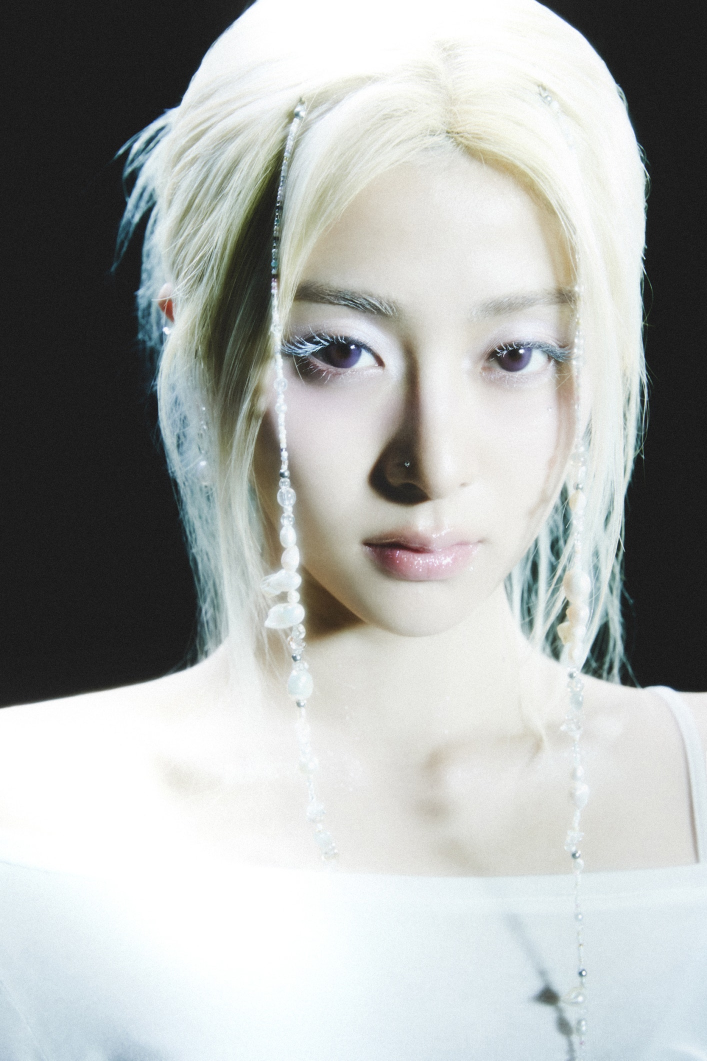
#> input picture BLEACHED-AURA/BLEACHED AURA YUNJIN (4).jpeg, 1414 x 2121 px (shown at 1/2 size)
$ python build_bleached_aura.py
#> lines starting #> are read from the running program, lines starting #| are printed output that depends on the picture; after the words box and inside, x2 and y2 are one past the last pixel; in counts of white or black regions, pixels touching at a corner belong together
"""Rebuild BLEACHED-AURA layers and eight previews from the owner's photographs."""
from pathlib import Path
import numpy as np
from PIL import Image, ImageFilter, ImageDraw
from scipy.ndimage import binary_fill_holes, gaussian_filter, label

root=Path(__file__).resolve().parents[1]/'BLEACHED-AURA'
out=root/'assets';out.mkdir(exist_ok=True)
source=Image.open(root/'BLEACHED AURA YUNJIN (4).jpeg').convert('RGB')
#> source is the input picture: PIL image 1414x2121 RGB; mean R, G, B 171.7, 174.6, 172.8
a=np.asarray(source,dtype=np.float32)
# The photographer's near-black studio is distinct from the white hair, skin,
# and clothing. Select the central connected subject and fill dark eye/detail holes.
luma=a.mean(2)
mask=luma>41
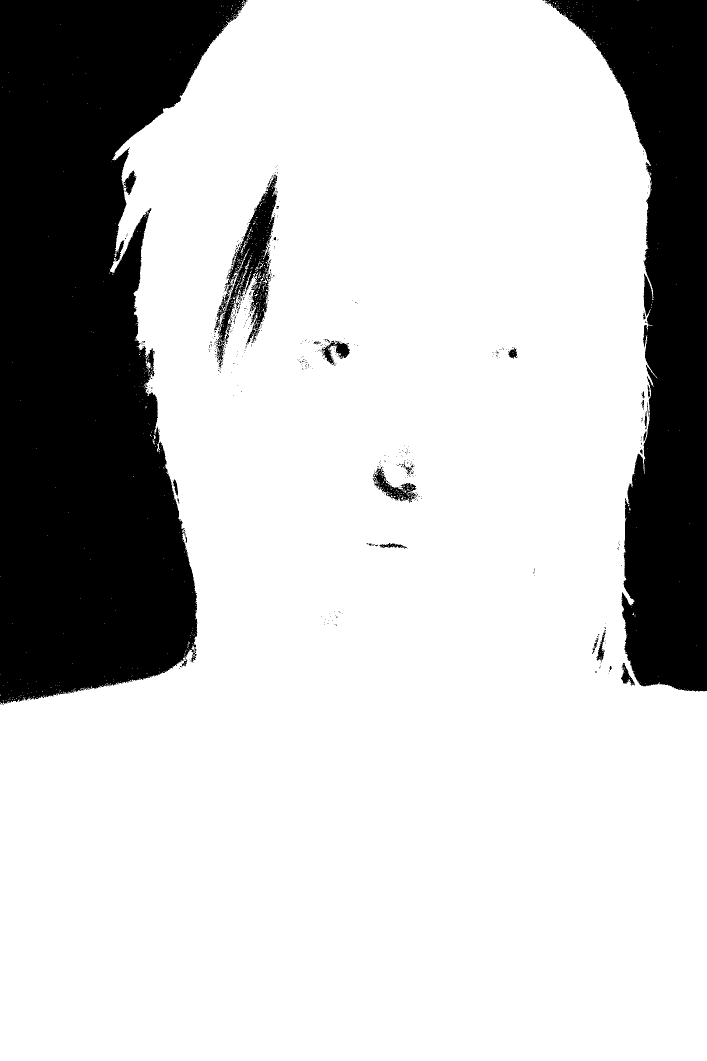
#> mask: shape (2121, 1414) bool (shown at 1/2 size); 77.2% white; 515 black regions (482 under 20 px), largest, box (x1, y1, x2, y2) and area: (0, 0, 494, 1409) 455231, (1090, 0, 1414, 1383) 206272, (428, 349, 555, 736) 13905
regions,n=label(mask)
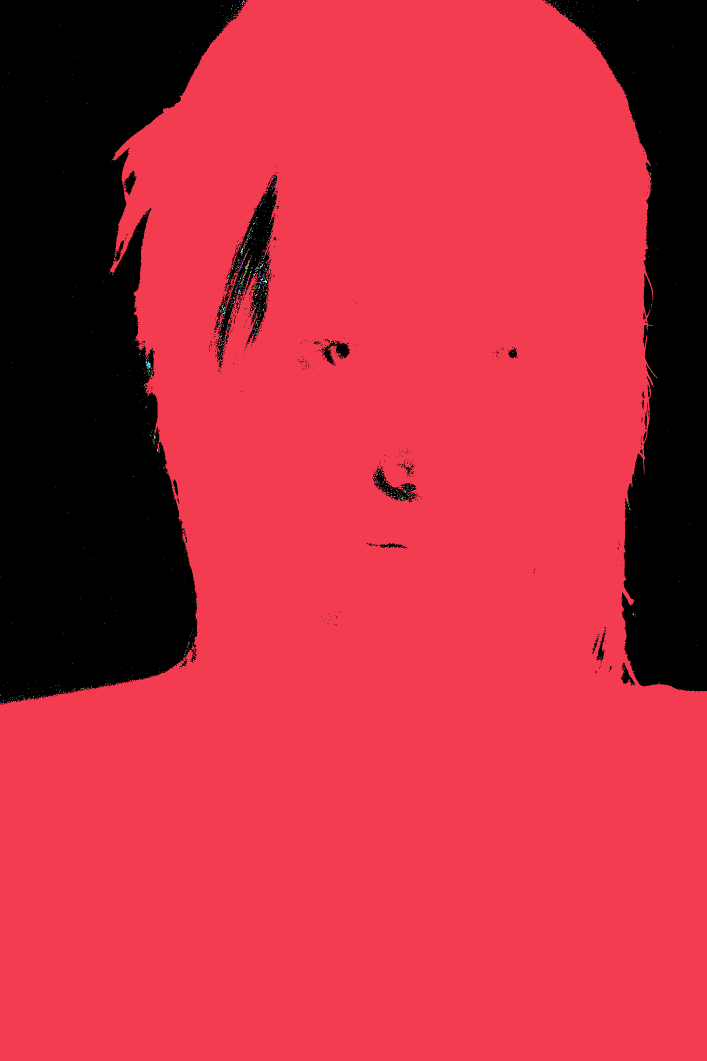
#> regions: shape (2121, 1414) int32 (shown at 1/2 size); 1218 distinct labels, from 0 to 1217; one colour per label, 0 black
#> n = 1217
counts=np.bincount(regions.ravel());counts[0]=0
#> after `counts = np.bincount(regions.ravel())`: counts = 1218 values, max 2312970 at index 1, min 1 at index 2, mean 2462.3
subject_region=regions==counts.argmax()
#> subject_region: shape (2121, 1414) bool; 77.1% white; 513 black regions (479 under 20 px), largest, box (x1, y1, x2, y2) and area: (0, 0, 494, 1409) 456017, (1090, 0, 1414, 1383) 206542, (428, 349, 555, 736) 15648
subject_region=binary_fill_holes(subject_region)
#> subject_region: shape (2121, 1414) bool; 77.9% white; 3 black regions (1 under 20 px), largest, box (x1, y1, x2, y2) and area: (0, 0, 494, 1409) 455832, (1090, 0, 1414, 1383) 206525
alpha=np.uint8(np.clip(gaussian_filter(subject_region.astype(np.float32),1.7)*255,0,255))
subject=Image.fromarray(np.dstack((a.astype(np.uint8),alpha)),'RGBA')
subject.save(out/'subject.png',optimize=True)
# Reconstruct the photographed empty near-black plate with a soft cyan halo;
# its grain comes from the source corners, with no person baked into this layer.
w,h=1600,1100
y,x=np.mgrid[:h,:w]
rng=np.random.default_rng(42)
noise=rng.normal(0,1.8,(h,w))
glow=np.exp(-(((x-w*.49)/(w*.57))**2+((y-h*.39)/(h*.62))**2))
base=np.stack((13+7*glow+noise,20+38*glow+noise,36+56*glow+noise),axis=2)
Image.fromarray(np.uint8(np.clip(base,0,255)),'RGB').save(out/'bg.jpg',quality=88,optimize=True)
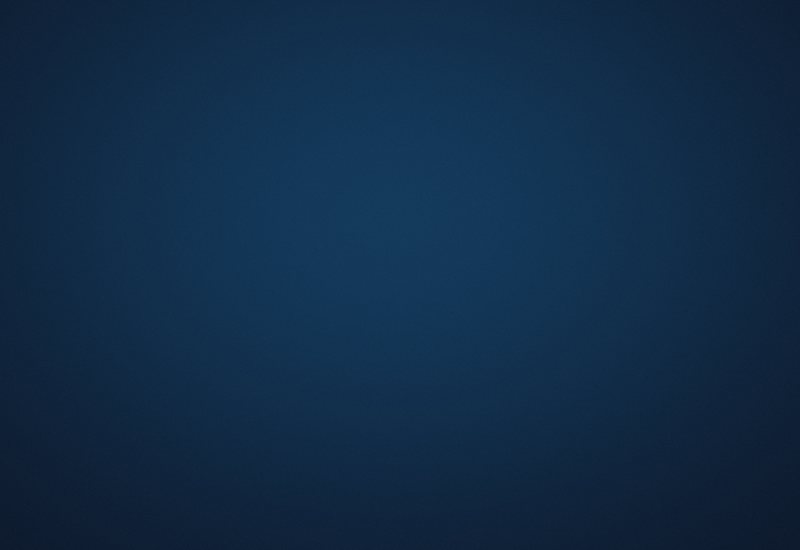
#> saved as bg.jpg: PIL image 1600x1100 RGB (shown at 1/2 size); mean R, G, B 17, 43.7, 71.2
# A separate near-plane collectible card uses another user-supplied photo.
close=Image.open(root/'BLEACHED AURA YUNJIN (3).jpeg').convert('RGB')
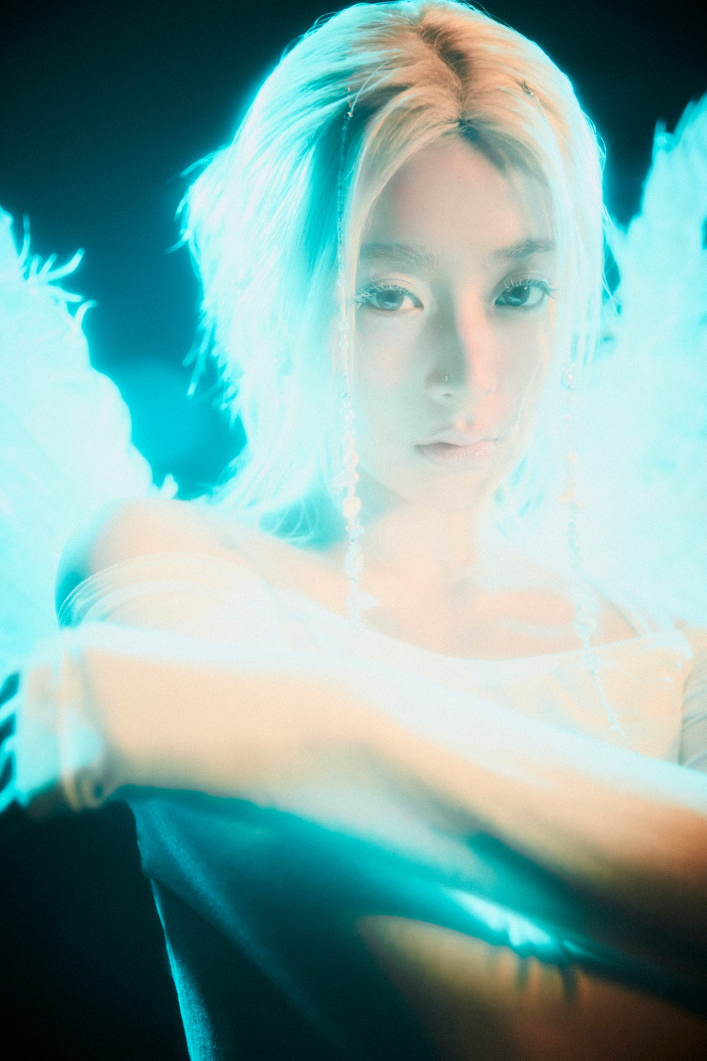
#> input picture BLEACHED-AURA/BLEACHED AURA YUNJIN (3).jpeg, 1414 x 2121 px (shown at 1/2 size)
#> close is the input picture: PIL image 1414x2121 RGB; mean R, G, B 128.3, 168, 164.9
card=Image.new('RGBA',(630,820),(0,0,0,0));d=ImageDraw.Draw(card)
#> after `card = Image.new('RGBA', (630, 820), (0, 0, 0, 0))`: card: PIL image 630x820 RGBA; every value is 0
d.rounded_rectangle((12,12,618,805),radius=20,fill='#dfeef2',outline='#4ed8ee',width=8)
ratio=max(560/close.width,690/close.height)
#> ratio = 0.396
close=close.resize((round(close.width*ratio),round(close.height*ratio)),Image.Resampling.LANCZOS)
#> close: PIL image 560x840 RGB
cx=(close.width-560)//2;cy=(close.height-690)//2
#> after `cx = (close.width - 560) // 2`: cx = 0
#> after `cy = (close.height - 690) // 2`: cy = 75
card.paste(close.crop((cx,cy,cx+560,cy+690)),(35,42))
d.rectangle((35,730,595,786),fill='#122947')
card.quantize(colors=256,method=Image.Quantize.FASTOCTREE).save(out/'midground.png',optimize=True)
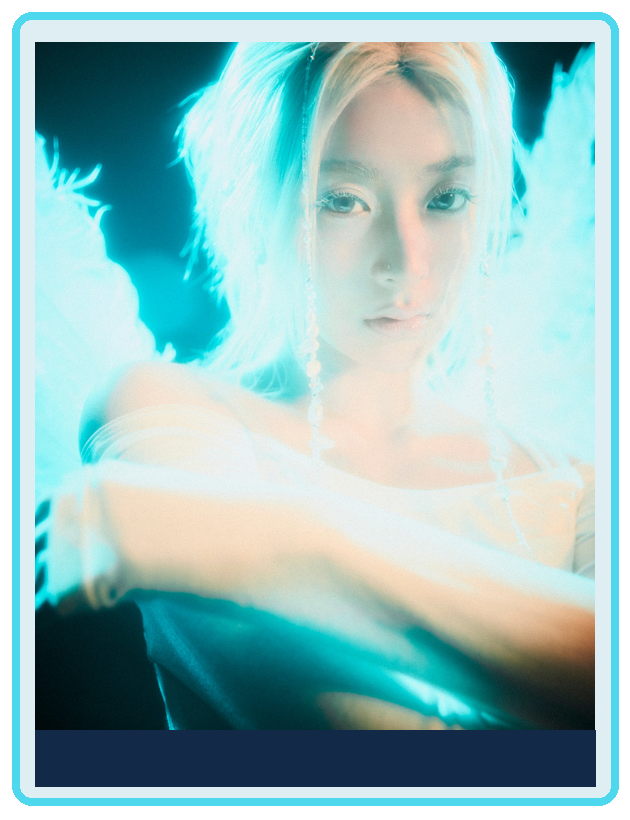
#> card: PIL image 630x820 RGBA; mean R, G, B, A 133, 173.7, 174.5, 237.7; transparent parts drawn white
# Source 08 is byte-for-byte identical to 07, so show it only once.
for i in range(1,8):
    im=Image.open(root/f'BLEACHED AURA YUNJIN ({i}).jpeg').convert('RGB')
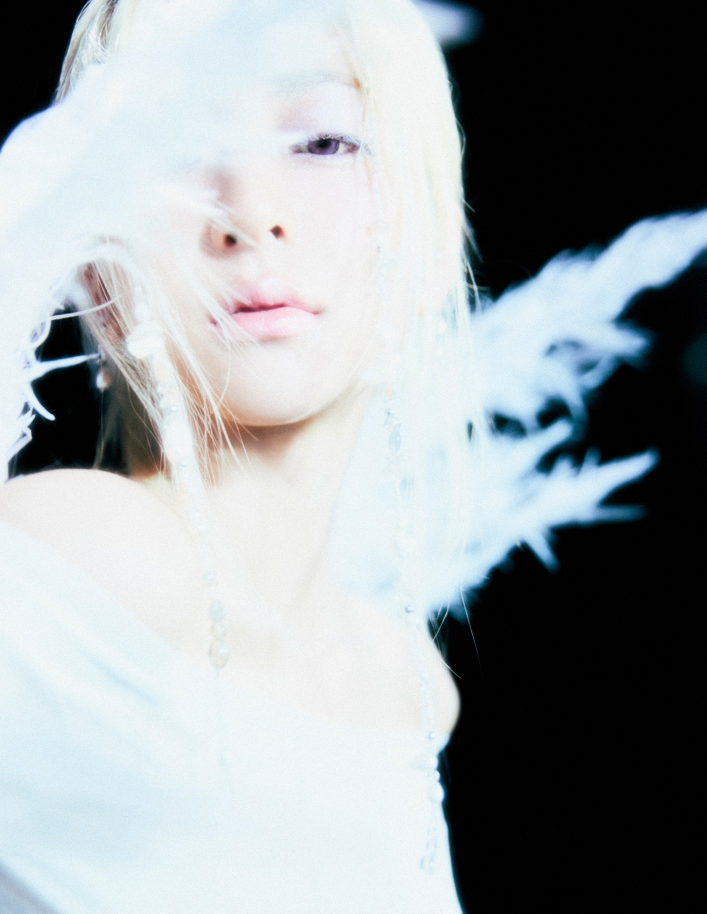
#> input picture BLEACHED-AURA/BLEACHED AURA YUNJIN (1).jpeg, 1414 x 1827 px (shown at 1/2 size)
#> im is the input picture: PIL image 1414x1827 RGB; mean R, G, B 154.1, 160.3, 163.5
    im.thumbnail((1080,1260),Image.Resampling.LANCZOS)
#> im: PIL image 975x1260 RGB
    im.save(out/f'photo-{i:02}.webp','WEBP',quality=82,method=4)
#> (the run stopped early here; a loop or call above may not have finished)
